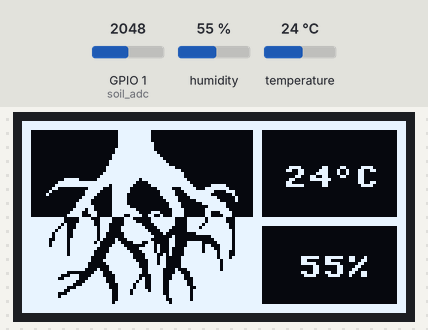
This program was run on a simulated ESP32 board running MicroPython. Shown: 128×64 one-colour display. The test bench sets the inputs (shaded band); at power-on: GPIO 1 (soil_adc) = 2048, humidity 55 %, temperature 24 °C (analog values on the 0–4095 scale). Library files of the repository ran but are not shown: sh1106.py; what the program prints to the serial console is not drawn.

Above: at 3.2 s.
3.3 s: GPIO 1 (soil_adc) set to 2866
At 5.2 s:
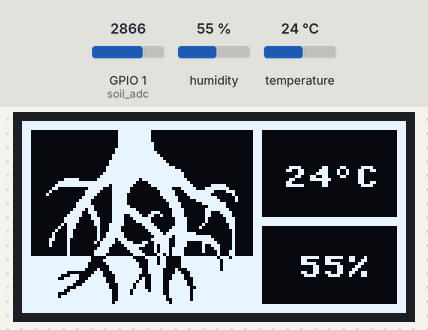
5.8 s: humidity set to 22 %
At 7.1 s:
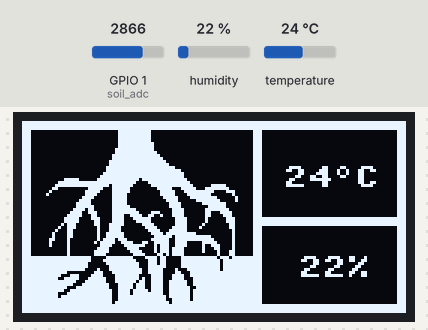
8.0 s: temperature set to 12 °C
At 9.9 s:
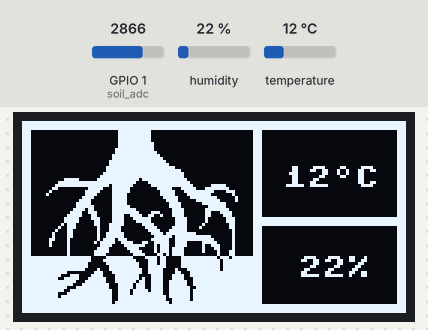
10.2 s: GPIO 1 (soil_adc) set to 3603
At 11.2 s:
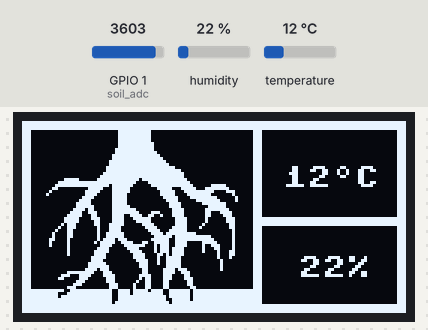
12.3 s: humidity set to 40 %
At 14.0 s:
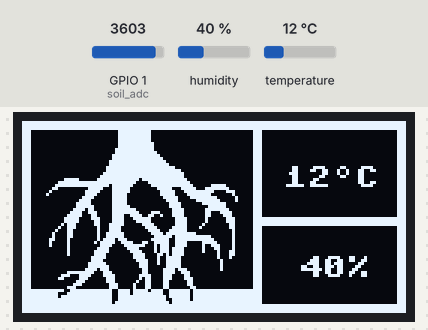
14.4 s: GPIO 1 (soil_adc) set to 4095
At 16.2 s:
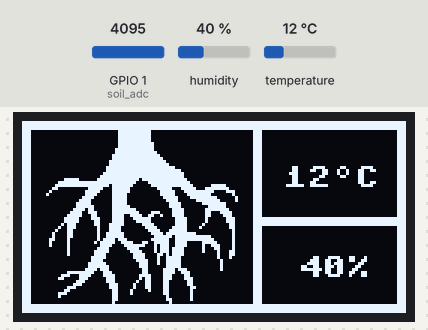
Timing chart, 0 to 17.6 s (numbered marks = the images above; inputs shaded):
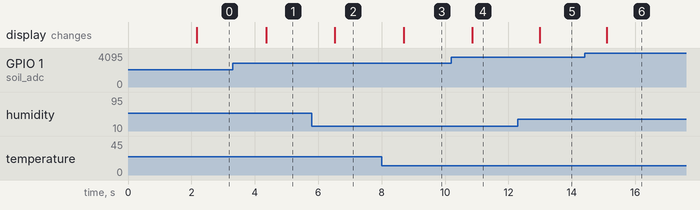

Measured:
- after the input at 3.3 s, the display: changes after 1.1 s (image 1)
- after the input at 5.8 s, the display: changes after 0.73 s (image 2)
- after the input at 8.0 s, the display: changes after 0.70 s (image 3)
- after the input at 10.2 s, the display: changes after 0.65 s (image 4)
- after the input at 12.3 s, the display: changes after 0.68 s (image 5)
- after the input at 14.4 s, the display: changes after 0.70 s (image 6)

The program:

main.py
```python
from machine import Pin, I2C, ADC
import sh1106
from framebuf import FrameBuffer, MONO_HLSB
from sprites import root
import time
import dht

dht_sensor = dht.DHT22(Pin(10))
soil_adc = ADC(Pin(1))
soil_adc.width(ADC.WIDTH_13BIT)
soil_adc.atten(ADC.ATTN_11DB)

i2c = I2C(0, scl=Pin(9), sda=Pin(8), freq=400000)
oled = sh1106.SH1106_I2C(128, 64, i2c, None, 0x3c)
oled.sleep(False)
oled.invert(0)

time.sleep(2)

def thick_hline(oled, x, y, width, thickness, color=1):
    for i in range(thickness):
        oled.hline(x, y + i, width, color)

def thick_vline(oled, x, y, height, thickness, color=1):
    for i in range(thickness):
        oled.vline(x + i, y, height, color)

def invert_fb_percent(fb, width, height, percent):
    lines_to_invert = int(height * percent / 100)
    for y in range(height - lines_to_invert, height):
        for x in range(width):
            current = fb.pixel(x, y)
            fb.pixel(x, y, 1 - current)

def draw_temperature(oled, temp, x, y, color=1):
    temp_str = str(temp)
    oled.text(temp_str, x, y, color)
    offset = len(temp_str) * 9
    oled.pixel(x + offset + 1, y, color)
    oled.pixel(x + offset + 2, y, color)
    oled.pixel(x + offset + 1, y + 3, color)
    oled.pixel(x + offset + 2, y + 3, color)
    oled.pixel(x + offset, y + 1, color)
    oled.pixel(x + offset, y + 2, color)
    oled.pixel(x + offset + 3, y + 1, color)
    oled.pixel(x + offset + 3, y + 2, color)
    oled.text("C", x + offset + 6, y, color)

while True:
    root_copy = bytearray(root)
    fb_root = FrameBuffer(root_copy, 80, 64, MONO_HLSB)
    invert_fb_percent(fb_root, 80, 64, 0)
    try:
        dht_sensor.measure()
        temperature_c = int(dht_sensor.temperature())
        humidity_percent = int(dht_sensor.humidity())
    except:
        temperature_c, humidity_percent = -1, -1

    soil_moisture = 100 - (soil_adc.read() * 100 // 8191)

    oled.fill(0)
    print("Soil Moisture:", soil_moisture)

    invert_fb_percent(fb_root, 80, 64, soil_moisture)
    oled.blit(fb_root, 0, 0)

    thick_vline(oled, 0, 0, 64, 3)
    thick_vline(oled, 77, 0, 64, 3)
    thick_vline(oled, 125, 0, 64, 3)
    thick_hline(oled, 0, 0, 128, 3)
    thick_hline(oled, 0, 61, 128, 3)
    thick_hline(oled, 80, 32, 48, 3)

    draw_temperature(oled, temperature_c, 87, 15)
    oled.text(f"{humidity_percent}%", 92, 45)
    oled.show()
    time.sleep(1)
```

Source omitted: sprites.py (data table, 4063 bytes)
